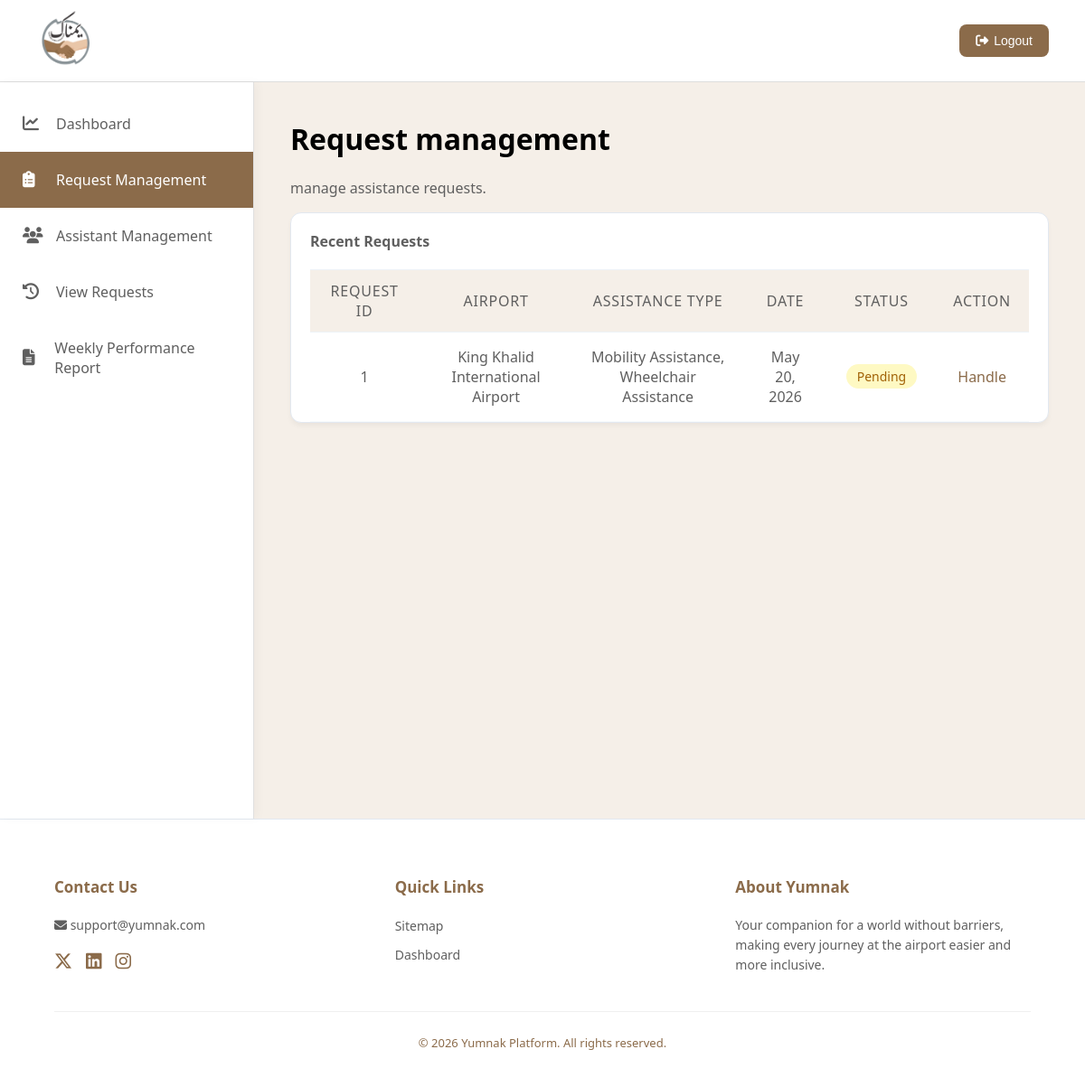
Page /request-management.php (signed in) on the committed database.
### tables this page shows
CREATE TABLE ASSISTANCE_REQUEST (
    RequestID INT(11) AUTO_INCREMENT PRIMARY KEY,
    PreferredTime DATETIME NOT NULL,
    Date DATETIME DEFAULT CURRENT_TIMESTAMP,
    ExtraNote VARCHAR(255),
    Status ENUM('Pending', 'Accepted', 'Rejected', 'Cancelled', 'Completed') DEFAULT 'Pending', 
    IsPaid BOOLEAN DEFAULT FALSE,
    TravelerID INT NOT NULL,
    AdminID INT,
    AssistantID INT,
    GateID VARCHAR(50) NOT NULL,
    FOREIGN KEY (TravelerID) REFERENCES TRAVELER(UserID) ON DELETE CASCADE,
    FOREIGN KEY (AdminID) REFERENCES ADMIN(AdminID) ON DELETE SET NULL,
    FOREIGN KEY (AssistantID) REFERENCES ASSISTANT(AssistantID) ON DELETE SET NULL,
    FOREIGN KEY (GateID) REFERENCES GATE(GateID) ON DELETE RESTRICT
);

### request-management.php (the view, shortened to what this page needs)
<?php
require 'db_connection.php';
$sql = "SELECT ar.RequestID, ar.PreferredTime, ar.Status,
               GROUP_CONCAT(at.AssistanceName SEPARATOR ', ') AS AssistanceName,
               a.AirportName
        FROM ASSISTANCE_REQUEST ar
        JOIN GATE g ON ar.GateID = g.GateID
        JOIN AIRPORT a ON g.AirportID = a.AirportID
        JOIN REQUEST_TYPE rt ON ar.RequestID = rt.RequestID
        JOIN ASSISTANCE_TYPE at ON rt.AssistanceTypeID = at.AssistanceTypeID
        WHERE ar.Status = 'Pending'
        GROUP BY ar.RequestID, ar.PreferredTime, ar.Status, a.AirportName
        ORDER BY ar.PreferredTime ASC";
$result = mysqli_query($conn, $sql);
?>
<!DOCTYPE html>
<html lang="ar" dir="ltr">
<head>
    <link rel="stylesheet" href="https://cdnjs.cloudflare.com/ajax/libs/font-awesome/6.5.1/css/all.min.css">
    <link rel="stylesheet" href="styleF.css">
</head>
<body>
    <header>
        <div class="logo">
            <img src="Image/Yumnak-Logo.png" alt="Yumnak Logo">
        </div>
        <div class="logout">
       <button onclick="window.location.href='logout.php'">
            <i class="fas fa-sign-out-alt"></i>
            Logout
        </button>
    </div>
    </header>
    <div class="container">
        <aside class="sidebar">
            <a href="Admin-Dashboard.php" class="sidebar-item">
                <i class="fa-solid fa-chart-line"></i> Dashboard
            </a>
            <a href="request-management.php" class="sidebar-item active">
                <i class="fa-solid fa-clipboard-list"></i> Request Management
            </a>
            <a href="Assistant_Management.php" class="sidebar-item">
                <i class="fa-solid fa-users"></i> Assistant Management
            </a>
            <a href="view-requests.php" class="sidebar-item">
                <i class="fa-solid fa-clock-rotate-left"></i> View Requests
            </a>
            <a href="Weekly_Performance.php" class="sidebar-item">
                <i class="fa-solid fa-file-lines"></i> Weekly Performance Report
            </a>
        </aside>
        <main class="main-content">
            <div class="headline">
                <h1>Request management</h1>
                <p>manage assistance requests.</p>
            </div>
            <div class="table-container">
                <div class="table-header-title">Recent Requests</div>
                <table>
                    <thead>
                        <tr>
                            <th>REQUEST ID</th>
                            <th>AIRPORT</th>
                            <th>ASSISTANCE TYPE</th>
                            <th>DATE</th>
                            <th>STATUS</th>
                            <th>ACTION</th>
                        </tr>
                    </thead>
                    <tbody>
                        <?php
                        if (mysqli_num_rows($result) > 0):
                            while($row = mysqli_fetch_assoc($result)):
                        ?>
                            <tr>
                                <td class="reqNO"><?php echo htmlspecialchars($row['RequestID']); ?></td>
                                <td><?php echo htmlspecialchars($row['AirportName']); ?></td>
                                <td><?php echo htmlspecialchars($row['AssistanceName']); ?></td>
                                <td><?php echo date('M j, Y', strtotime($row['PreferredTime'])); ?></td>
                                <td><span class="status pending"><?php echo htmlspecialchars($row['Status']); ?></span></td>
                                <td><a href="handeling.php?id=<?php echo urlencode($row['RequestID']); ?>">Handle</a></td>
                            </tr>
                        <?php
                            endwhile;
                        else:
                        ?>
                            <tr>
                                <td colspan="6" style="text-align: center; padding: 20px;">No pending requests at this time. Great job!</td>
                            </tr>
                        <?php endif; ?>
                    </tbody>
                </table>
            </div>
        </main>
    </div>
    <footer class="footer">
        <div class="footer-content">
            <div class="footer-section">
                <h4>Contact Us</h4>
                <p><i class="fas fa-envelope"></i> support@yumnak.com</p>
                <div class="social-icons">
                    <a href="#"><i class="fa-brands fa-x-twitter"></i></a>
                    <a href="#"><i class="fab fa-linkedin"></i></a>
                    <a href="#"><i class="fab fa-instagram"></i></a>
                </div>
            </div>
            <div class="footer-section">
                <h4>Quick Links</h4>
                <ul class="footer-links">
                    <li><a href="#">Sitemap</a></li>
                    <li><a href="Admin-Dashboard.php">Dashboard</a></li>
                </ul>
            </div>
            <div class="footer-section about-yumnak">
                <h4>About Yumnak</h4>
                <p>Your companion for a world without barriers, making every journey at the airport easier and more
                    inclusive.</p>
            </div>
        </div>
        <div class="footer-bottom">
            &copy; 2026 Yumnak Platform. All rights reserved.
        </div>
    </footer>
</body>

### styleF.css (style rules this page uses)
body { margin: 0; font-family: "Segoe UI", sans-serif; background: #F5EFE8; color: #5F5F5F; }
.headline h1 { color: #000000; }
header { display: flex; align-items: center; justify-content: space-between; padding: 10px 40px; background: #FFFFFF; border-bottom: 1px solid #ddd; }
.logo img { width: 65px; height: 65px; border-radius: 50%; }
.logout button { background: #8B6B4A; color: white; border: none; padding: 10px 18px; border-radius: 8px; font-size: 14px; cursor: pointer; display: flex; align-items: center; gap: 6px; transition: 0.3s; }
.container { display: flex; min-height: calc(100vh - 86px); }
.sidebar { width: 280px; background-color: #FFFFFF; border-right: 1px solid #E0E0E0; box-shadow: 4px 0 10px rgba(0, 0, 0, 0.03); padding-top: 15px; flex-shrink: 0; z-index: 10; min-height: 100vh; }
.sidebar-item { padding: 20px 25px; display: flex; align-items: center; gap: 15px; cursor: pointer; font-size: 16px; font-weight: 500; color: #5F5F5F; transition: all 0.3s ease; text-decoration: none; }
.sidebar-item i { width: 22px; font-size: 18px; color: #5F5F5F; }
.sidebar-item.active { background-color: #8B6B4A; color: #FFFFFF; }
.sidebar-item.active i { color: #FFFFFF; }
.footer { background-color: #FFFFFF; width: 100%; padding: 40px 60px; border-top: 1px solid #E2E8F0; margin-top: auto; box-sizing: border-box; }
.footer-content { display: flex; justify-content: space-between; max-width: 1200px; margin: 0 auto; gap: 50px; }
.footer-section { flex: 1; }
.footer-section h4 { color: #8B6B4A; font-size: 17px; font-weight: 700; margin-bottom: 20px; }
.footer-section p { font-size: 14px; color: #5F5F5F; line-height: 1.6; }
.footer-links { list-style: none; padding: 0; }
.footer-links li { margin-bottom: 10px; }
.footer-links a { text-decoration: none; color: #5F5F5F; font-size: 14px; transition: 0.3s; }
.social-icons { display: flex; gap: 15px; margin-top: 15px; }
.social-icons a { color: #8B6B4A; font-size: 20px; transition: 0.3s; }
.footer-bottom { text-align: center; padding-top: 25px; margin-top: 25px; border-top: 1px solid #F0F0F0; font-size: 13px; color: #8B6B4A; }
.main-content { flex: 1; padding: 20px 40px 40px 40px; }
.table-container { background-color: #FFFFFF; border-radius: 12px; box-shadow: 0 4px 6px -1px rgba(0, 0, 0, 0.05); border: 1px solid #E2E8F0; overflow: hidden; display: flex; flex-direction: column; }
.table-header-title { padding: 20px 2.5%; font-weight: bold; font-size: 16px; color: #5F5F5F; }
table { width: 95%; align-self: center; border-collapse: collapse; }
thead th { font-weight: 500; text-align: center; padding: 12px 20px; background-color: #F5EFE8; color: #5F5F5F; text-transform: uppercase; letter-spacing: 0.05em; border-top: 1px solid #EDF2F7; border-bottom: 1px solid #EDF2F7; }
tbody td { text-align: center; color: #5F5F5F; padding: 16px 20px; border-bottom: 1px solid #F7FAFC; vertical-align: middle; text-decoration: none; }
tbody tr .reqNO { font-weight: 500; }
tbody tr td a { font-weight: 500; text-align: center; color: #8B6B4A; text-decoration: none; }
.status { font-size: 14px; display: inline-block; padding: 4px 12px; border-radius: 999px; }
.pending { color: rgb(161, 98, 7); background: rgb(254, 249, 195); }
.table-container, .small-table-container { background-color: #FFFFFF; border-radius: 12px; box-shadow: 0 4px 6px -1px rgba(0, 0, 0, 0.05); border: 1px solid #E2E8F0; overflow: hidden; display: flex; flex-direction: column; }

### rows in the picture
assistance_request: RequestID "1", AirportName "King Khalid International Airport", AssistanceName "Mobility Assistance, Wheelchair Assistance", PreferredTime "May 20, 2026", Status "Pending"
